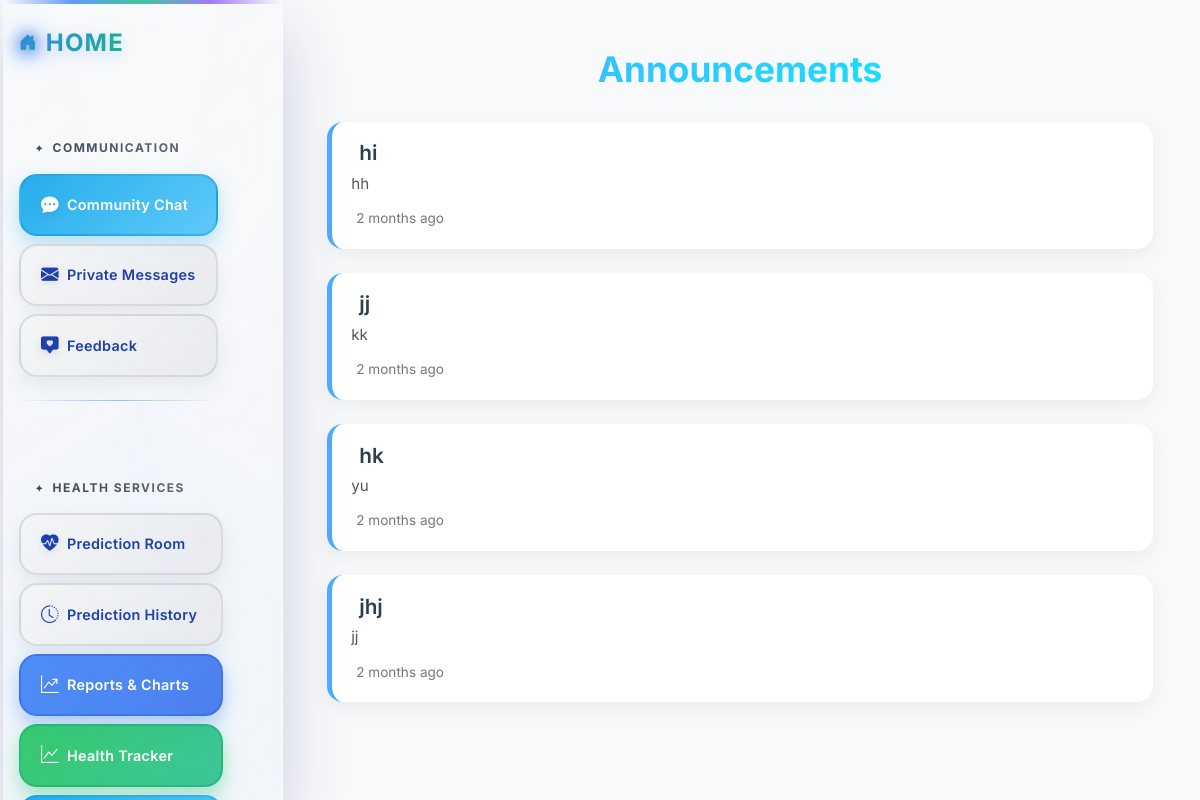
Page /announcement/ (signed in) on the committed database.
### admission/models.py (models this page shows, shortened)
class Announcements(models.Model):
    about = models.CharField(max_length=120)
    body = models.TextField(blank=False, null=True)
    created = models.DateTimeField(auto_now_add=True)
    updated = models.DateTimeField(auto_now=True)
    class Meta:
        ordering = ['-updated', '-created']

### admission/views.py (the view, shortened to what this page needs)
# urls.py: path('announcement/',views.announcement_view,name='announcement'),
@login_required
def announcement_view(request):
    announcements = Announcements.objects.all()
    context = {"announcements":announcements}
    return render(request,'admission/announcement.html',context)

### admission/templates/admission/announcement.html (shortened to what this page needs)
{% extends 'base.html' %}
{% block content %}
<div class="container mt-5 announcement-container">
    <h1 class="announcement-title-main">Announcements</h1>
    {% if announcements %}
        {% for announcement in announcements %}
            <div class="announcement-card mb-4">
                <h2 class="announcement-title">{{ announcement.about }}</h2>
                <p class="announcement-body">{{ announcement.body }}</p>
                <div class="d-flex justify-content-between align-items-center">
                    <time class="announcement-time">{{ announcement.created | timesince }} ago</time>
                </div>
            </div>
        {% endfor %}
    {% else %}
        <div class="alert text-center">
            <h4 class="fw-bold">No Announcements Yet!</h4>
            <p class="mb-0">Please check back later.</p>
        </div>
    {% endif %}
</div>
{% endblock content %}

### templates/base.html (style rules this page uses)
:root { --bg-color: #f8f9fa; --text-color: #212529; --primary-gradient: linear-gradient(135deg, #667eea 0%, #764ba2 100%); --secondary-gradient: linear-gradient(135deg, #f093fb 0%, #f5576c 100%); --success-gradient: linear-gradient(135deg, #4facfe 0%, #00f2fe 100%); --warning-gradient: linear-gradient(135deg, #43e97b 0%, #38f9d7 100%); --danger-gradient: linear-gradient(135deg, #fa709a 0%, #fee140 100%); --card-shadow: 0 10px 30px rgba(0, 0, 0, 0.1); --card-shadow-hover: 0 20px 40px rgba(0, 0, 0, 0.15); --border-radius: 15px; --transition: all 0.3s cubic-bezier(0.4, 0, 0.2, 1); }
* { box-sizing: border-box; }
body { background: var(--bg-color); color: var(--text-color); transition: var(--transition); font-family: 'Inter', -apple-system, BlinkMacSystemFont, 'Segoe UI', sans-serif; line-height: 1.6; overflow-x: hidden; }
html { scroll-behavior: smooth; }
body { margin: 0; padding: 0; position: relative; }

### admission/templates/admission/announcement.html (style rules this page uses)
.announcement-container { max-width: 850px; margin: auto; }
.announcement-title-main { font-size: 2.2rem; font-weight: 700; text-align: center; background: linear-gradient(90deg, #4facfe, #00f2fe); -webkit-background-clip: text; -webkit-text-fill-color: transparent; margin-bottom: 2rem; }
.announcement-card { border: none; border-radius: 16px; background: #ffffff; box-shadow: 0 6px 20px rgba(0,0,0,0.06); padding: 1.2rem; transition: transform 0.2s ease, box-shadow 0.2s ease; border-left: 5px solid #4facfe; }
.announcement-title { font-size: 1.3rem; font-weight: 600; color: #2d3e50; margin-bottom: 0.4rem; display: flex; align-items: center; gap: 8px; }
.announcement-title::before { content: ""; }
.announcement-body { font-size: 0.95rem; color: #555; line-height: 1.5; margin-bottom: 0.8rem; }
.announcement-time { font-size: 0.85rem; color: #777; display: flex; align-items: center; gap: 5px; }
.announcement-time::before { content: ""; }

### rows in the picture
Announcements: about "hi", body "hh", created "2 months"
Announcements: about "jj", body "kk", created "2 months"
Announcements: about "hk", body "yu", created "2 months"
Announcements: about "jhj", body "jj", created "2 months"
